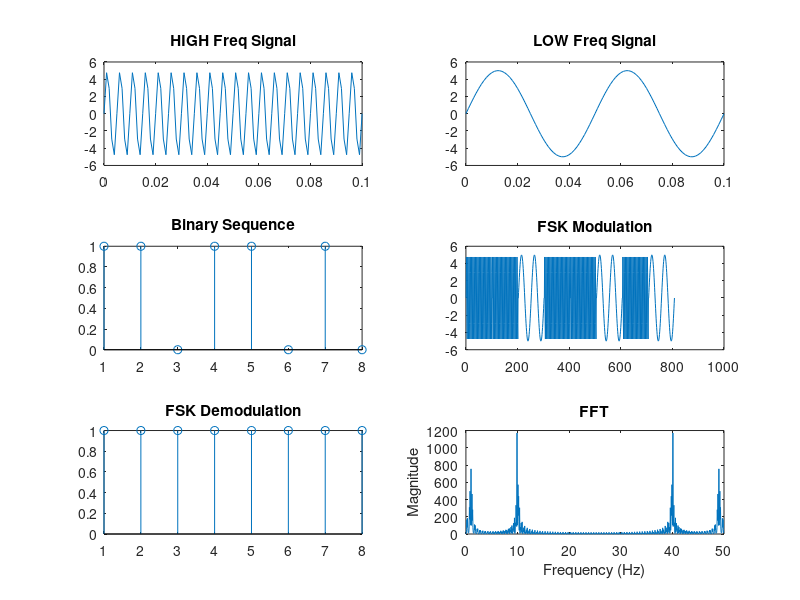

Recreate this plot in MATLAB.
% FSK
clc;
clear all;
close all;

fs=1000;
num_cyc=10;
f1=200;
f2=20;
fc=100;
t=0:1/fs:num_cyc/fc;
N=8;
m=randi([0,1],[1,N]);

high=5*sin(2*pi*f1*t);
low=5*sin(2*pi*f2*t) ;

% FSK Modulation
op=[];
for i=1:N
 if m(i)==0
 op=[op,low];
 else
 op=[op,high];
 end
end

% FSK Demodulation
demod=[]; 
for n=0:N-1
 k=op(((n*length(high))+1):((n+1)*length(high)));
 a=max(xcorr(k,high)); 
 if a>(max(xcorr(high,low)))
 demod=[demod,1];
 else
 demod=[demod,0];
 end
end

% FFT
y = fft(op);
Ts = 1/50;
fs = 1/Ts;
f = (0:length(op)-1)*fs/length(op);


% Graph Plotting
subplot(3,2,1);
plot(t,high)
title('HIGH Freq Signal')

subplot(3,2,2);
plot(t,low)
title('LOW Freq Signal')

subplot(3,2,3)
stem(m)
title('Binary Sequence')

subplot(3,2,4);
plot(op)
title('FSK Modulation')

subplot(3,2,5);
stem(demod);
title('FSK Demodulation');

subplot(3,2,6);
plot(f,abs(y));
xlabel('Frequency (Hz)');
ylabel('Magnitude');
title('FFT');